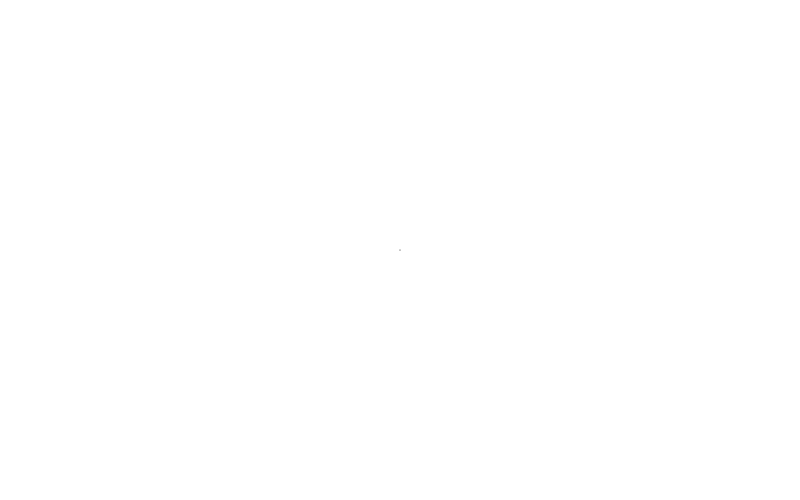
Frame 1 (no input)
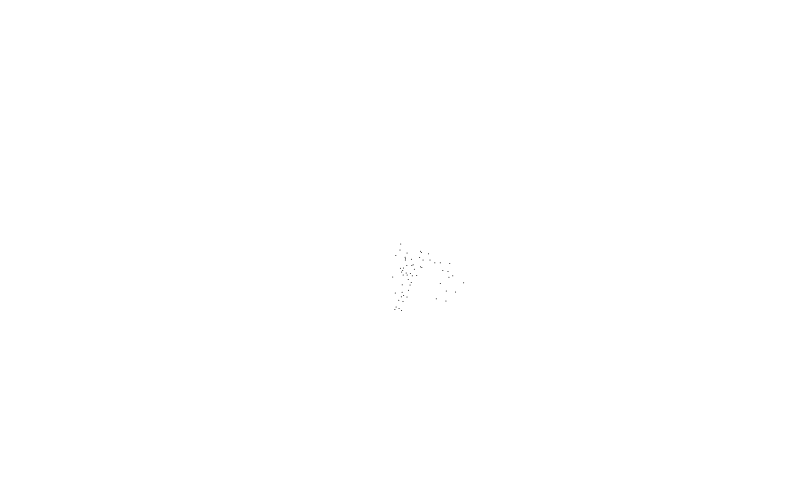
Frame 60 (no input)
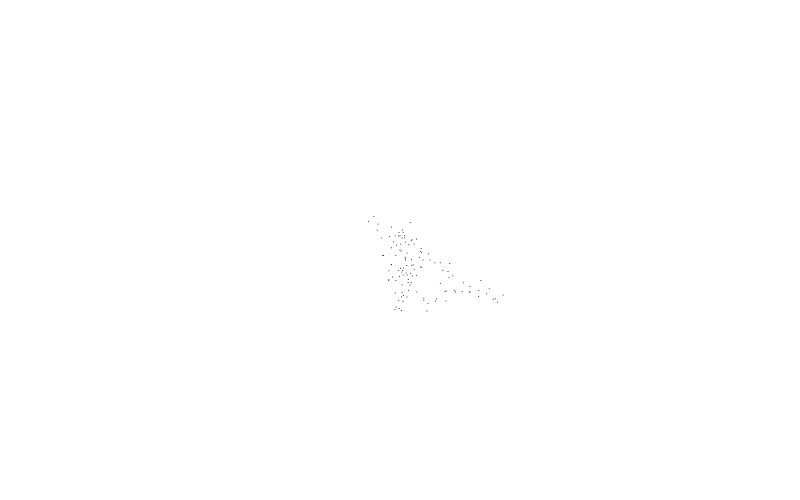
Frame 120 (the mouse pressed at the canvas centre since frame 60)

The p5.js sketch that drew these frames (run headless with seeded random() and noise() and a simulated clock; from frame 60 on, the mouse is pressed at the canvas centre):

// p5.js sketch
// ── sketch.js
let walker;

function setup() {
  createCanvas(800, 500);
  background(255);
  walker = new Walker();
}

function draw() {
  // background(220, 10);
  walker.show();
  walker.step();
}

class Walker {
  constructor() {
    this.x = width / 2;
    this.y = height / 2;
  }
  
  show() {
    stroke(0);
    point(this.x, this.y);
  }
  
  step() {
    // const r = random(1);
    // let xstep;
    // let ystep;
    //
    // if (r < 0.01) {
    //   xstep = random(-30, 30);
    //   ystep = random(-30, 30);
    // } else if (r < 0.1) {
    //   xstep = random(-10, 10);
    //   ystep = random(-10, 10);
    // } else {
    //   xstep = random(-3, 3);
    //   ystep = random(-3, 3);
    // }

    let xstep = randomNum2(-10, 10);
    let ystep = randomNum2(-10, 10);

    this.x += xstep;
    this.y += ystep;

    this.contain();
  }

  contain() {
    if (this.x > width) {
      this.x -= width;
    } else if (this.x < 0) {
      this.x += width;
    }
    if (this.y > height) {
      this.y -= height;
    } else if (this.y < 0) {
      this.y += height;
    }
  }
}

function randomNum1(min, max) {
  while (true) {
    let r1 = random(min, max);
    let r2 = random(min, max);

    if (r1 > r2) {
      if (random(1) > 0.5) {
        return -r2;
      } else {
        return r2;
      }
    }
  }
}

function randomNum2(min, max) {
  let r1 = random(min, max);
  let r2 = random(r1, max);
  r2 = random(min, r1);

  if (random(1) > 0.5) {
    return -r2;
  } else {
    return r2;
  }
}
